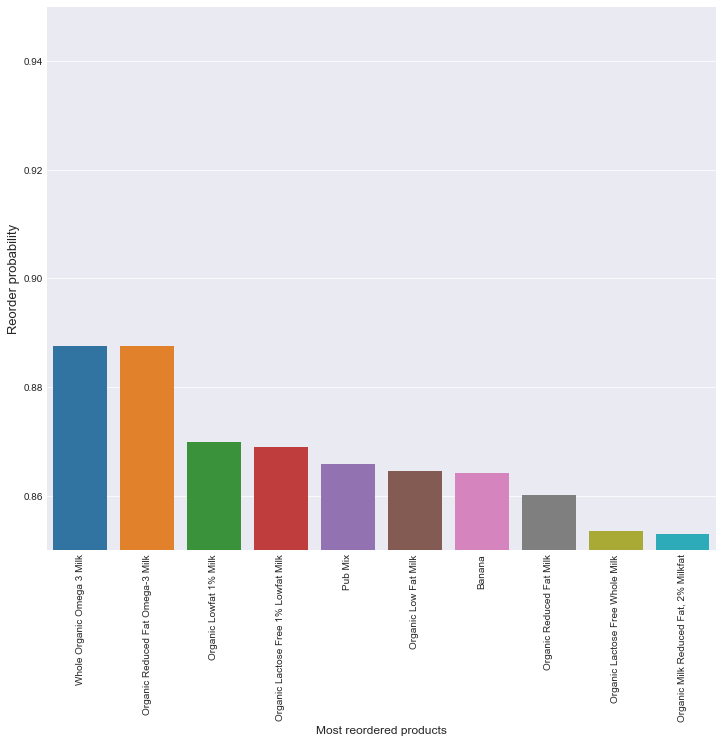

The script that drew this image:
# -*- coding: utf-8 -*-
"""
Created on Wed Apr 25 17:22:59 2018

@author: KURAMS
"""

import pandas as pd

import matplotlib.pyplot as plt  # Matlab-style plotting
import seaborn as sns
color = sns.color_palette()

import warnings
warnings.filterwarnings('ignore')

order_products_prior_df= pd.read_csv("./input/order_products_prior.csv")
order_products_train_df= pd.read_csv("./input/order_products_train.csv")

products_df= pd.read_csv("./input/products.csv")
order_products_all = pd.concat([order_products_train_df, order_products_prior_df], axis=0)

grouped = order_products_all.groupby("product_id")["reordered"].aggregate({'reorder_sum': sum,'reorder_total': 'count'}).reset_index()
grouped['reorder_probability'] = grouped['reorder_sum'] / grouped['reorder_total']
grouped = pd.merge(grouped, products_df[['product_id', 'product_name']], how='left', on=['product_id'])
grouped = grouped[grouped.reorder_total > 75].sort_values(['reorder_probability'], ascending=False)[:10]
grouped

print(grouped)

grouped  = grouped.groupby(['product_name']).sum()['reorder_probability'].sort_values(ascending=False)

sns.set_style('darkgrid')
f, ax = plt.subplots(figsize=(12, 10))
plt.xticks(rotation='vertical')
sns.barplot(grouped.index, grouped.values)
plt.ylim([0.85,0.95])
plt.ylabel('Reorder probability', fontsize=13)
plt.xlabel('Most reordered products', fontsize=12)
plt.show()
